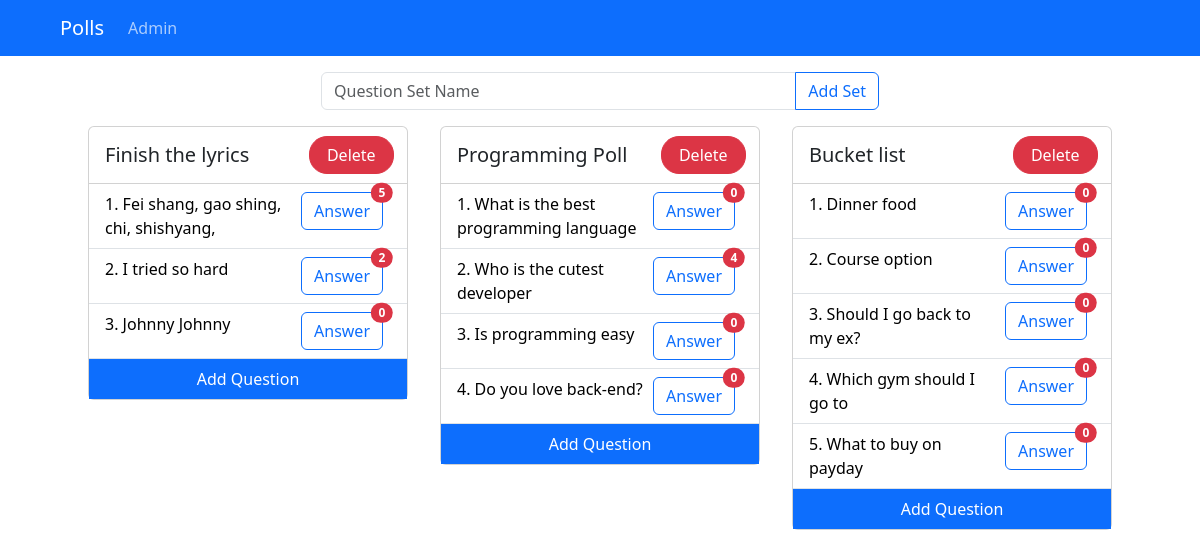
/polls/, run on an earlier commit of the app's database.
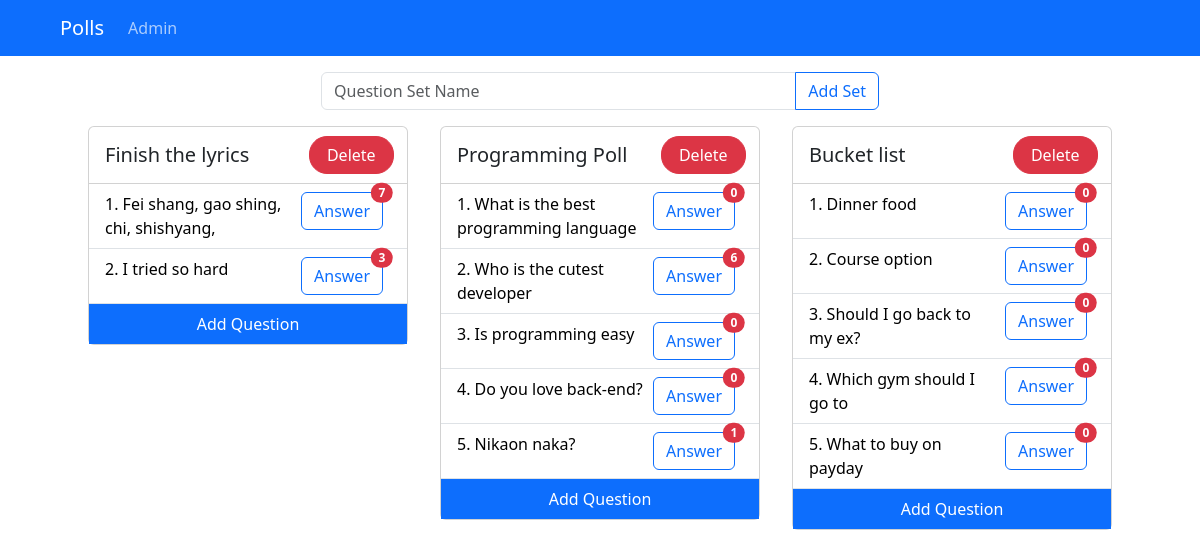
And on a later commit of the database.
### polls/models.py (models this page shows, shortened)
class Set(models.Model):
    set_name = models.CharField(max_length=200)
    pub_date = models.DateTimeField(auto_now_add=True)

class Question(models.Model):
    set = models.ForeignKey(Set, on_delete=models.CASCADE)
    question_text = models.CharField(max_length=200)
    pub_date = models.DateTimeField("date published")
    votes_num = models.IntegerField(default=0)

### polls/views.py (the view)
# urls.py: path("", views.IndexView.as_view(), name="index"),
class IndexView(generic.ListView):
    template_name="polls/index.html"
    context_object_name="set_list"
    def get_queryset(self):
        return Set.objects.filter(pub_date__lte=timezone.now()).order_by("pub_date")

### polls/templates/polls/index.html (shortened to what this page needs)
{% include "./partials/head.html" %}
  <body>
    {% include "./partials/navbar.html" %}
    <main class="container">
      <form action="{% url 'polls:addset' %}" method="post" class="d-flex justify-content-center" autocomplete="off">
        <div class="input-group mb-3" style="width: 50%;">
          <input type="text" class="form-control" name="setname" placeholder="Question Set Name"  ">
          <button class="btn btn-outline-primary" type="submit" >Add Set</button>
        </div>
      </form>
      <div class="d-flex justify-content-center flex-wrap">
        {% for set in set_list %}
        <div class="mx-3 mb-3">
          <div class="card" style="width: 20rem;">
            <div class="row align-items-center">
              <h5 class="m-3 col-7">{{ set.set_name }}</h5>
              <a href="{% url 'polls:deleteset' set.id %}" class="btn btn-danger col-3" style="height: 38px; border-radius: 18px;">Delete</a>
            </div>
            <ul class="list-group list-group-flush">
              {% for question in set.question_set.all %}
              <li class="list-group-item d-flex justify-content-between" href="{% url 'polls:detail' question.id %}">
                <a href="{% url 'polls:detail' question.id %}" class="text-decoration-none"
                  >{{forloop.counter}}. {{ question.question_text }}</a
                >
                <a href="{% url 'polls:detail' question.id %}" class="btn btn-outline-primary mx-2 position-relative" style="height: 38px;">Answer<span class="position-absolute top-0 start-100 translate-middle badge rounded-pill bg-danger">
                  {{ question.votes_num }}
                </span></a>
              </li>
              {% endfor %}
              <div class="list-group list-group-flush bg-primary" >
                <a href="{%url 'polls:new' 1 set.id %}" class="link-underline add link-underline-opacity-0 text-center p-2">Add Question</a>
              </div>
            </ul>
          </div>
        </div>
        {% endfor %}
      </div>
    </main>
  </body>
</html>

What changed in the data, as far as the page shows it:
removed Question: question_text "Johnny Johnny", votes_num "0", shown under Set "Finish the lyrics"
changed Question "Fei shang, gao shing, chi, shishyang,": votes_num "5" → "7"
changed Question "I tried so hard": votes_num "2" → "3"
changed Question "Who is the cutest developer": votes_num "4" → "6"
added Question: question_text "Nikaon naka?", votes_num "1", shown under Set "Programming Poll"
